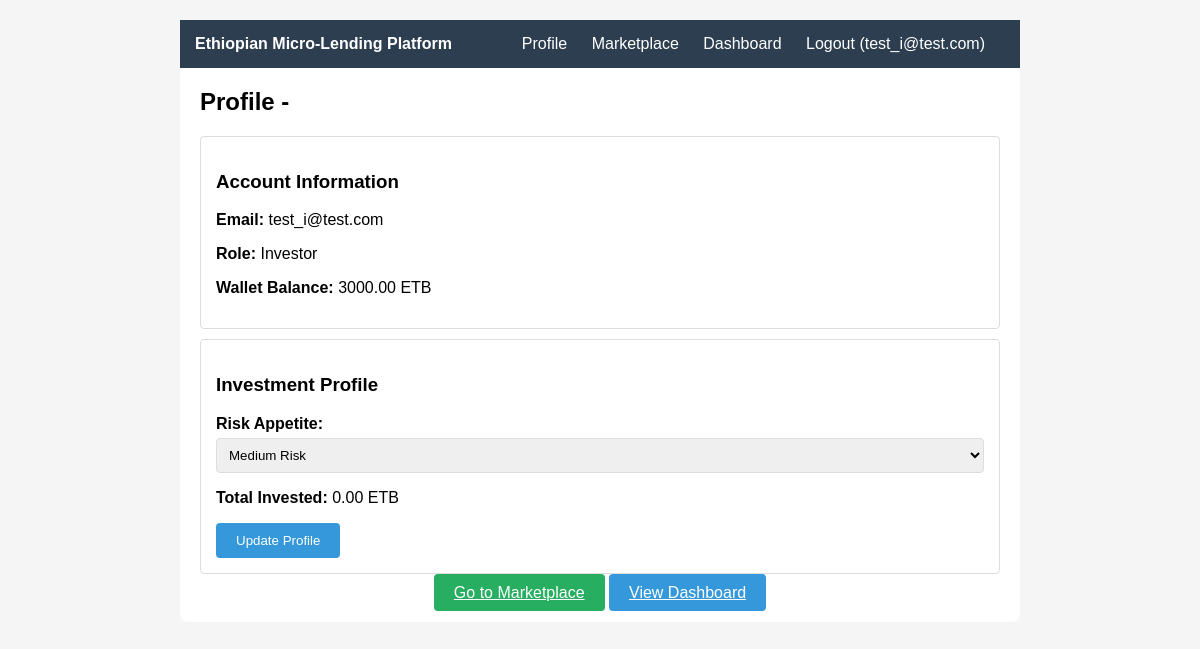
Screenshot of /profile/ (signed in) with the database file from the repository.
### accounts/models.py (models this page shows, shortened)
class User(AbstractBaseUser, PermissionsMixin):
    ROLE_CHOICES = (
        ('BORROWER', 'Borrower'),
        ('INVESTOR', 'Investor'),
        ('ADMIN', 'Admin'),
    )
    email = models.EmailField(unique=True)
    full_name = models.CharField(max_length=255)
    role = models.CharField(max_length=20, choices=ROLE_CHOICES)
    is_active = models.BooleanField(default=True)
    is_staff = models.BooleanField(default=False)
    date_joined = models.DateTimeField(auto_now_add=True)
    objects = UserManager()
    USERNAME_FIELD = 'email'
    REQUIRED_FIELDS = []

class Wallet(models.Model):
    class Status(models.TextChoices):
        ACTIVE = "ACTIVE"
        FROZEN = "FROZEN"
    user = models.OneToOneField(User, on_delete=models.CASCADE)
    balance = models.DecimalField(max_digits=14, decimal_places=2, default=0.00)
    locked_balance = models.DecimalField(max_digits=14, decimal_places=2, default=0.00)
    currency = models.CharField(max_length=10, default='ETB')
    status = models.CharField(max_length=10, choices=Status.choices, default=Status.ACTIVE)
    updated_at = models.DateTimeField(auto_now=True)

class InvestorProfile(models.Model):
    RISK_LEVEL_CHOICES = (
        ('LOW', 'Low'),
        ('MEDIUM', 'Medium'),
        ('HIGH', 'High'),
    )
    user = models.OneToOneField(User, on_delete=models.CASCADE, limit_choices_to={'role': 'INVESTOR'})
    risk_appetite = models.CharField(max_length=10, choices=RISK_LEVEL_CHOICES, default='MEDIUM')
    total_invested = models.DecimalField(max_digits=12, decimal_places=2, default=0.00)

### accounts/views.py (the view, shortened to what this page needs)
# urls.py: path('profile/', views.profile_view, name='profile'),
@login_required
def profile_view(request):
    user = request.user
    return render(request, 'accounts/profile.html', {'user': user})

### templates/accounts/profile.html (shortened to what this page needs)
{% extends 'base.html' %}
{% block content %}
<h2>Profile - {{ user.full_name }}</h2>
<div class="card">
    <h3>Account Information</h3>
    <p><strong>Email:</strong> {{ user.email }}</p>
    <p><strong>Role:</strong> {{ user.get_role_display }}</p>
    <p><strong>Wallet Balance:</strong> {{ user.wallet.balance }} ETB</p>
</div>
{% if user.role == 'BORROWER' %}
<div class="card">
    <h3>Business Profile</h3>
    <form method="post">
        {% csrf_token %}
        <div class="form-group">
            <label>Business Name:</label>
            <input type="text" name="business_name" value="{{ user.borrowerprofile.business_name }}">
        </div>
        <div class="form-group">
            <label>Business Type:</label>
            <input type="text" name="business_type" value="{{ user.borrowerprofile.business_type }}">
        </div>
        <div class="form-group">
            <label>Business Age (years):</label>
            <input type="number" name="business_age" value="{{ user.borrowerprofile.business_age }}">
        </div>
        <p><strong>KYC Status:</strong> {{ user.borrowerprofile.get_kyc_status_display }}</p>
        <p><strong>Credit Score:</strong> {{ user.borrowerprofile.credit_score }}</p>
        <button type="submit" class="btn">Update Profile</button>
    </form>
</div>
{% elif user.role == 'INVESTOR' %}
<div class="card">
    <h3>Investment Profile</h3>
    <form method="post">
        <div class="form-group">
            <label>Risk Appetite:</label>
            <select name="risk_appetite">
                <option value="MEDIUM" {% if user.investorprofile.risk_appetite == 'MEDIUM' %}selected{% endif %}>Medium Risk</option>
            </select>
        </div>
        <p><strong>Total Invested:</strong> {{ user.investorprofile.total_invested }} ETB</p>
        <button type="submit" class="btn">Update Profile</button>
    </form>
</div>
{% endif %}
<div class="text-center">
    <a href="{% url 'marketplace' %}" class="btn btn-success">Go to Marketplace</a>
    <a href="{% url 'loan_dashboard' %}" class="btn">View Dashboard</a>
</div>
{% endblock %}

### templates/base.html (shortened to what this page needs)
<!DOCTYPE html>
<html>
<head>
</head>
<body>
    <div class="container">
        <div class="nav">
            <strong>Ethiopian Micro-Lending Platform</strong>
            {% if user.is_authenticated %}
                <span style="float: right;">
                    <a href="{% url 'profile' %}">Profile</a>
                    <a href="{% url 'marketplace' %}">Marketplace</a>
                    <a href="{% url 'loan_dashboard' %}">Dashboard</a>
                    <a href="{% url 'logout' %}">Logout ({{ user.email }})</a>
                </span>
            {% else %}
                <span style="float: right;">
                    <a href="{% url 'login' %}">Login</a>
                    <a href="{% url 'register' %}">Register</a>
                </span>
            {% endif %}
        </div>
        {% block content %}{% endblock %}
    </div>
</body>
</html>

### templates/base.html (style rules this page uses)
body { font-family: Arial, sans-serif; margin: 0; padding: 20px; background: #f5f5f5; }
.container { max-width: 800px; margin: 0 auto; background: white; padding: 20px; border-radius: 8px; }
.nav { background: #2c3e50; color: white; padding: 15px; margin: -20px -20px 20px -20px; }
.nav a { color: white; text-decoration: none; margin-right: 20px; }
.form-group { margin-bottom: 15px; }
.form-group label { display: block; margin-bottom: 5px; font-weight: bold; }
.form-group input, .form-group select, .form-group textarea { width: 100%; padding: 8px; border: 1px solid #ddd; border-radius: 4px; }
.btn { background: #3498db; color: white; padding: 10px 20px; border: none; border-radius: 4px; cursor: pointer; }
.btn-success { background: #27ae60; }
.card { border: 1px solid #ddd; padding: 15px; margin: 10px 0; border-radius: 4px; }
.text-center { text-align: center; }

### rows the page displays
User: email "test_i@test.com", role "Investor", wallet.balance "3000.00", risk_appetite "Medium Risk", investorprofile.total_invested "0.00"
